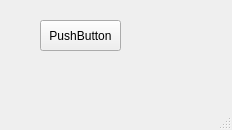
<?xml version="1.0" encoding="UTF-8"?>
<ui version="4.0">
 <class>MainWindow</class>
 <widget class="QMainWindow" name="MainWindow">
  <property name="enabled">
   <bool>true</bool>
  </property>
  <property name="geometry">
   <rect>
    <x>0</x>
    <y>0</y>
    <width>232</width>
    <height>130</height>
   </rect>
  </property>
  <property name="windowTitle">
   <string>MainWindow</string>
  </property>
  <widget class="QWidget" name="centralwidget">
   <widget class="QPushButton" name="pushButton">
    <property name="geometry">
     <rect>
      <x>40</x>
      <y>20</y>
      <width>81</width>
      <height>31</height>
     </rect>
    </property>
    <property name="text">
     <string>PushButton</string>
    </property>
   </widget>
  </widget>
  <widget class="QMenuBar" name="menubar">
   <property name="geometry">
    <rect>
     <x>0</x>
     <y>0</y>
     <width>232</width>
     <height>21</height>
    </rect>
   </property>
  </widget>
  <widget class="QStatusBar" name="statusbar"/>
 </widget>
 <resources/>
 <connections>
  <connection>
   <sender>pushButton</sender>
   <signal>clicked()</signal>
   <receiver>MainWindow</receiver>
   <slot>close()</slot>
   <hints>
    <hint type="sourcelabel">
     <x>77</x>
     <y>68</y>
    </hint>
    <hint type="destinationlabel">
     <x>116</x>
     <y>109</y>
    </hint>
   </hints>
  </connection>
 </connections>
</ui>
